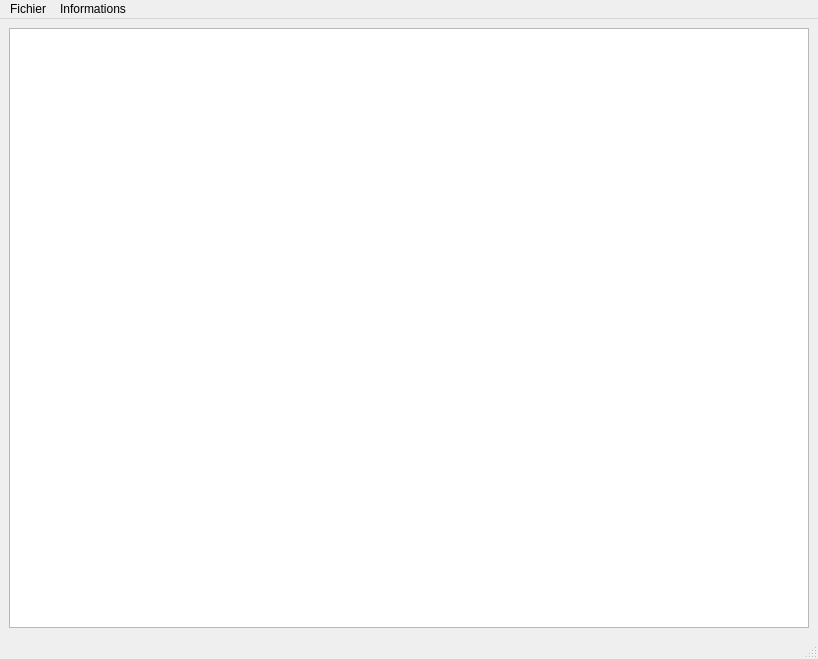
<?xml version="1.0" encoding="UTF-8"?>
<ui version="4.0">
 <class>MainWindow</class>
 <widget class="QMainWindow" name="MainWindow">
  <property name="geometry">
   <rect>
    <x>0</x>
    <y>0</y>
    <width>818</width>
    <height>659</height>
   </rect>
  </property>
  <property name="windowTitle">
   <string>EditionMetadonnees</string>
  </property>
  <property name="windowIcon">
   <iconset>
    <normaloff>:/icons/icon-visualisation-3d</normaloff>:/icons/icon-visualisation-3d</iconset>
  </property>
  <widget class="QWidget" name="centralwidget">
   <layout class="QGridLayout" name="gridLayoutMainWindow">
    <item row="0" column="0">
     <widget class="QTableWidget" name="tableWidget">
      <property name="minimumSize">
       <size>
        <width>800</width>
        <height>600</height>
       </size>
      </property>
     </widget>
    </item>
   </layout>
  </widget>
  <widget class="QMenuBar" name="menuBar">
   <property name="geometry">
    <rect>
     <x>0</x>
     <y>0</y>
     <width>818</width>
     <height>21</height>
    </rect>
   </property>
   <widget class="QMenu" name="menuFile">
    <property name="title">
     <string>Fichier</string>
    </property>
    <addaction name="actionNew"/>
    <addaction name="actionLoad"/>
    <addaction name="actionSave"/>
    <addaction name="actionProcess"/>
    <addaction name="separator"/>
    <addaction name="actionQuit"/>
   </widget>
   <widget class="QMenu" name="menuInformation">
    <property name="title">
     <string>Informations</string>
    </property>
    <addaction name="actionDocumentation"/>
    <addaction name="actionAbout"/>
   </widget>
   <addaction name="menuFile"/>
   <addaction name="menuInformation"/>
  </widget>
  <widget class="QStatusBar" name="statusBar"/>
  <action name="actionNew">
   <property name="icon">
    <iconset resource="../ressources/Ressources.qrc">
     <normaloff>:/icons/icon-action-new</normaloff>:/icons/icon-action-new</iconset>
   </property>
   <property name="text">
    <string>Créer une nouvelle édition de métadonnées...</string>
   </property>
   <property name="shortcut">
    <string>Ctrl+N</string>
   </property>
  </action>
  <action name="actionLoad">
   <property name="icon">
    <iconset resource="../ressources/Ressources.qrc">
     <normaloff>:/icons/icon-action-load</normaloff>:/icons/icon-action-load</iconset>
   </property>
   <property name="text">
    <string>Charger une édition de métadonnées existante...</string>
   </property>
   <property name="shortcut">
    <string>Ctrl+O</string>
   </property>
  </action>
  <action name="actionSave">
   <property name="icon">
    <iconset resource="../ressources/Ressources.qrc">
     <normaloff>:/icons/icon-action-save</normaloff>:/icons/icon-action-save</iconset>
   </property>
   <property name="text">
    <string>Sauvegarder l'édition de métadonnées courante...</string>
   </property>
   <property name="shortcut">
    <string>Ctrl+S</string>
   </property>
  </action>
  <action name="actionProcess">
   <property name="icon">
    <iconset>
     <normaloff>:/icons/icon-action-process</normaloff>:/icons/icon-action-process</iconset>
   </property>
   <property name="text">
    <string>Appliquer l'édition de métadonnées courante...</string>
   </property>
   <property name="shortcut">
    <string>Ctrl+E</string>
   </property>
  </action>
  <action name="actionQuit">
   <property name="icon">
    <iconset resource="../ressources/Ressources.qrc">
     <normaloff>:/icons/icon-action-quit</normaloff>:/icons/icon-action-quit</iconset>
   </property>
   <property name="text">
    <string>Quitter</string>
   </property>
   <property name="shortcut">
    <string>Ctrl+Q</string>
   </property>
  </action>
  <action name="actionDocumentation">
   <property name="icon">
    <iconset resource="../ressources/Ressources.qrc">
     <normaloff>:/icons/icon-action-documentation</normaloff>:/icons/icon-action-documentation</iconset>
   </property>
   <property name="text">
    <string>Documentation...</string>
   </property>
   <property name="shortcut">
    <string>F1</string>
   </property>
  </action>
  <action name="actionAbout">
   <property name="icon">
    <iconset resource="../ressources/Ressources.qrc">
     <normaloff>:/icons/icon-action-about</normaloff>:/icons/icon-action-about</iconset>
   </property>
   <property name="text">
    <string>À propos de EditionMetadonnees...</string>
   </property>
   <property name="shortcut">
    <string>F2</string>
   </property>
  </action>
 </widget>
 <resources>
  <include location="../ressources/Ressources.qrc"/>
 </resources>
 <connections/>
</ui>
